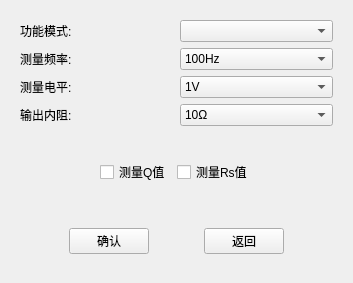
<?xml version="1.0" encoding="UTF-8"?>
<ui version="4.0">
 <class>brigetestsetting_expect_R</class>
 <widget class="QWidget" name="brigetestsetting_expect_R">
  <property name="geometry">
   <rect>
    <x>0</x>
    <y>0</y>
    <width>353</width>
    <height>283</height>
   </rect>
  </property>
  <property name="windowTitle">
   <string>Form</string>
  </property>
  <layout class="QVBoxLayout" name="verticalLayout">
   <item>
    <widget class="QWidget" name="widget" native="true">
     <layout class="QGridLayout" name="gridLayout">
      <item row="2" column="0">
       <widget class="QLabel" name="label_2">
        <property name="text">
         <string>测量电平:</string>
        </property>
       </widget>
      </item>
      <item row="2" column="1">
       <widget class="QComboBox" name="comboBox_voltage">
        <item>
         <property name="text">
          <string>1V</string>
         </property>
        </item>
        <item>
         <property name="text">
          <string>500mV</string>
         </property>
        </item>
        <item>
         <property name="text">
          <string>250mV</string>
         </property>
        </item>
        <item>
         <property name="text">
          <string>100mV</string>
         </property>
        </item>
        <item>
         <property name="text">
          <string>50mV</string>
         </property>
        </item>
        <item>
         <property name="text">
          <string>20mV</string>
         </property>
        </item>
        <item>
         <property name="text">
          <string>10mV</string>
         </property>
        </item>
       </widget>
      </item>
      <item row="1" column="0">
       <widget class="QLabel" name="label_4">
        <property name="text">
         <string>测量频率:</string>
        </property>
       </widget>
      </item>
      <item row="1" column="1">
       <widget class="QComboBox" name="comboBox_frequency">
        <item>
         <property name="text">
          <string>100Hz</string>
         </property>
        </item>
        <item>
         <property name="text">
          <string>120Hz</string>
         </property>
        </item>
        <item>
         <property name="text">
          <string>1kHz</string>
         </property>
        </item>
        <item>
         <property name="text">
          <string>10kHz</string>
         </property>
        </item>
       </widget>
      </item>
      <item row="3" column="0">
       <widget class="QLabel" name="label_3">
        <property name="text">
         <string>输出内阻:</string>
        </property>
       </widget>
      </item>
      <item row="0" column="0">
       <widget class="QLabel" name="label_5">
        <property name="text">
         <string>功能模式:</string>
        </property>
       </widget>
      </item>
      <item row="0" column="1">
       <widget class="QComboBox" name="comboBox_function">
        <property name="currentText">
         <string/>
        </property>
       </widget>
      </item>
      <item row="3" column="1">
       <widget class="QComboBox" name="comboBox_ouPutResister">
        <item>
         <property name="text">
          <string>10Ω</string>
         </property>
        </item>
        <item>
         <property name="text">
          <string>100Ω</string>
         </property>
        </item>
       </widget>
      </item>
     </layout>
    </widget>
   </item>
   <item>
    <widget class="QWidget" name="widget_3" native="true">
     <layout class="QHBoxLayout" name="horizontalLayout_2">
      <item>
       <spacer name="horizontalSpacer">
        <property name="orientation">
         <enum>Qt::Orientation::Horizontal</enum>
        </property>
        <property name="sizeHint" stdset="0">
         <size>
          <width>40</width>
          <height>20</height>
         </size>
        </property>
       </spacer>
      </item>
      <item>
       <widget class="QCheckBox" name="checkBox_Q">
        <property name="text">
         <string>测量Q值</string>
        </property>
       </widget>
      </item>
      <item>
       <widget class="QCheckBox" name="checkBox_Rs">
        <property name="text">
         <string>测量Rs值</string>
        </property>
       </widget>
      </item>
      <item>
       <spacer name="horizontalSpacer_2">
        <property name="orientation">
         <enum>Qt::Orientation::Horizontal</enum>
        </property>
        <property name="sizeHint" stdset="0">
         <size>
          <width>40</width>
          <height>20</height>
         </size>
        </property>
       </spacer>
      </item>
     </layout>
    </widget>
   </item>
   <item>
    <widget class="QWidget" name="widget_2" native="true">
     <layout class="QHBoxLayout" name="horizontalLayout">
      <item>
       <spacer name="horizontalSpacer_9">
        <property name="orientation">
         <enum>Qt::Orientation::Horizontal</enum>
        </property>
        <property name="sizeHint" stdset="0">
         <size>
          <width>40</width>
          <height>20</height>
         </size>
        </property>
       </spacer>
      </item>
      <item>
       <widget class="QPushButton" name="pushButton_confirm">
        <property name="text">
         <string>确认</string>
        </property>
       </widget>
      </item>
      <item>
       <spacer name="horizontalSpacer_11">
        <property name="orientation">
         <enum>Qt::Orientation::Horizontal</enum>
        </property>
        <property name="sizeHint" stdset="0">
         <size>
          <width>40</width>
          <height>20</height>
         </size>
        </property>
       </spacer>
      </item>
      <item>
       <widget class="QPushButton" name="pushButton_cancel">
        <property name="text">
         <string>返回</string>
        </property>
       </widget>
      </item>
      <item>
       <spacer name="horizontalSpacer_10">
        <property name="orientation">
         <enum>Qt::Orientation::Horizontal</enum>
        </property>
        <property name="sizeHint" stdset="0">
         <size>
          <width>40</width>
          <height>20</height>
         </size>
        </property>
       </spacer>
      </item>
     </layout>
    </widget>
   </item>
  </layout>
 </widget>
 <resources/>
 <connections/>
</ui>
